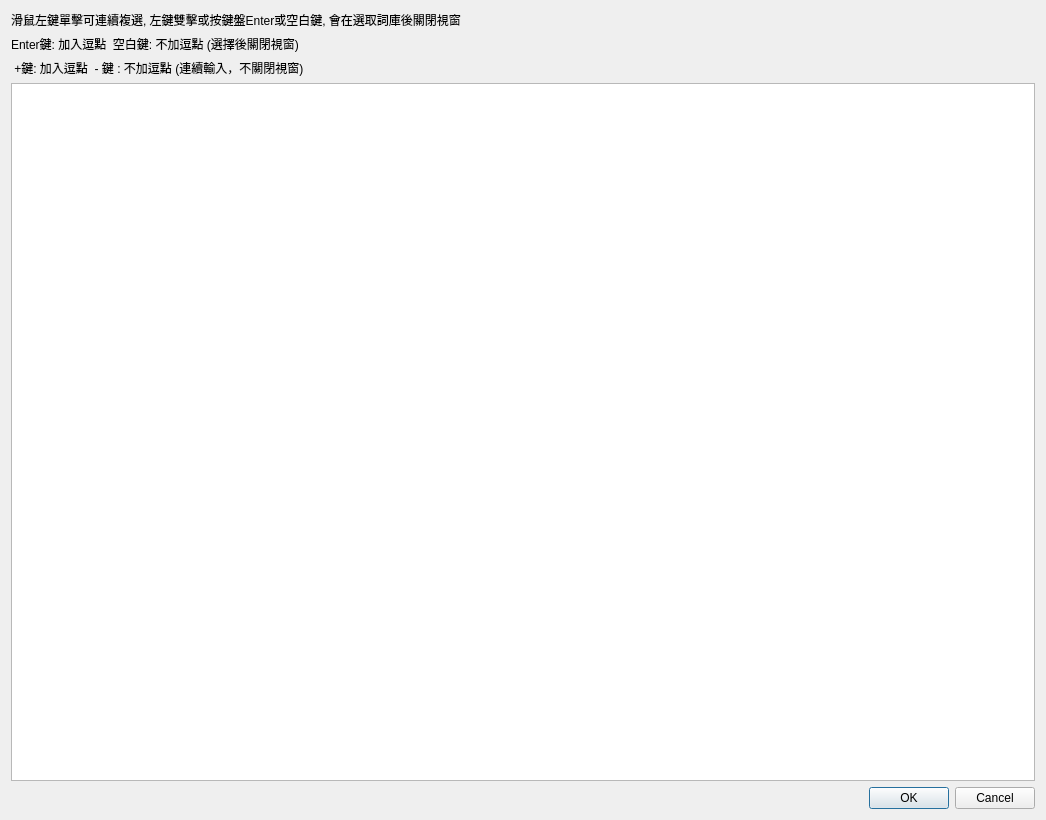
<?xml version="1.0" encoding="UTF-8"?>
<ui version="4.0">
 <class>Dialog_diagnostic_picker</class>
 <widget class="QDialog" name="Dialog_diagnostic_picker">
  <property name="windowModality">
   <enum>Qt::NonModal</enum>
  </property>
  <property name="geometry">
   <rect>
    <x>0</x>
    <y>0</y>
    <width>1046</width>
    <height>820</height>
   </rect>
  </property>
  <property name="sizePolicy">
   <sizepolicy hsizetype="Preferred" vsizetype="Preferred">
    <horstretch>0</horstretch>
    <verstretch>0</verstretch>
   </sizepolicy>
  </property>
  <property name="windowTitle">
   <string>診察資料</string>
  </property>
  <property name="modal">
   <bool>false</bool>
  </property>
  <layout class="QVBoxLayout" name="verticalLayout">
   <item>
    <widget class="QLabel" name="label">
     <property name="text">
      <string>滑鼠左鍵單擊可連續複選, 左鍵雙擊或按鍵盤Enter或空白鍵, 會在選取詞庫後關閉視窗</string>
     </property>
    </widget>
   </item>
   <item>
    <widget class="QLabel" name="label_2">
     <property name="text">
      <string>Enter鍵: 加入逗點  空白鍵: 不加逗點 (選擇後關閉視窗)</string>
     </property>
    </widget>
   </item>
   <item>
    <widget class="QLabel" name="label_3">
     <property name="text">
      <string> +鍵: 加入逗點  - 鍵 : 不加逗點 (連續輸入，不關閉視窗)</string>
     </property>
    </widget>
   </item>
   <item>
    <widget class="QTableWidget" name="tableWidget_diagnostic">
     <property name="editTriggers">
      <set>QAbstractItemView::NoEditTriggers</set>
     </property>
     <property name="alternatingRowColors">
      <bool>true</bool>
     </property>
     <property name="selectionMode">
      <enum>QAbstractItemView::SingleSelection</enum>
     </property>
     <property name="selectionBehavior">
      <enum>QAbstractItemView::SelectItems</enum>
     </property>
     <attribute name="horizontalHeaderVisible">
      <bool>false</bool>
     </attribute>
     <attribute name="horizontalHeaderHighlightSections">
      <bool>true</bool>
     </attribute>
     <attribute name="verticalHeaderVisible">
      <bool>false</bool>
     </attribute>
     <column>
      <property name="text">
       <string>診察名稱</string>
      </property>
     </column>
     <column>
      <property name="text">
       <string>New Column</string>
      </property>
     </column>
     <column>
      <property name="text">
       <string>New Column</string>
      </property>
     </column>
     <column>
      <property name="text">
       <string>New Column</string>
      </property>
     </column>
     <column>
      <property name="text">
       <string>New Column</string>
      </property>
     </column>
    </widget>
   </item>
   <item>
    <widget class="QDialogButtonBox" name="buttonBox">
     <property name="orientation">
      <enum>Qt::Horizontal</enum>
     </property>
     <property name="standardButtons">
      <set>QDialogButtonBox::Cancel|QDialogButtonBox::Ok</set>
     </property>
     <property name="centerButtons">
      <bool>false</bool>
     </property>
    </widget>
   </item>
  </layout>
 </widget>
 <resources/>
 <connections>
  <connection>
   <sender>buttonBox</sender>
   <signal>accepted()</signal>
   <receiver>Dialog_diagnostic_picker</receiver>
   <slot>accept()</slot>
   <hints>
    <hint type="sourcelabel">
     <x>248</x>
     <y>254</y>
    </hint>
    <hint type="destinationlabel">
     <x>157</x>
     <y>274</y>
    </hint>
   </hints>
  </connection>
  <connection>
   <sender>buttonBox</sender>
   <signal>rejected()</signal>
   <receiver>Dialog_diagnostic_picker</receiver>
   <slot>reject()</slot>
   <hints>
    <hint type="sourcelabel">
     <x>316</x>
     <y>260</y>
    </hint>
    <hint type="destinationlabel">
     <x>286</x>
     <y>274</y>
    </hint>
   </hints>
  </connection>
 </connections>
</ui>
